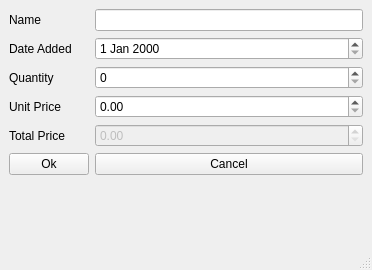
<?xml version="1.0" encoding="UTF-8"?>
<ui version="4.0">
 <class>OrderWindow</class>
 <widget class="QMainWindow" name="OrderWindow">
  <property name="geometry">
   <rect>
    <x>0</x>
    <y>0</y>
    <width>372</width>
    <height>270</height>
   </rect>
  </property>
  <property name="windowTitle">
   <string>manual</string>
  </property>
  <widget class="QWidget" name="centralwidget">
   <layout class="QFormLayout" name="formLayout">
    <item row="0" column="0">
     <widget class="QLabel" name="label">
      <property name="text">
       <string>Name</string>
      </property>
     </widget>
    </item>
    <item row="1" column="0">
     <widget class="QLabel" name="label_2">
      <property name="text">
       <string>Date Added</string>
      </property>
     </widget>
    </item>
    <item row="2" column="0">
     <widget class="QLabel" name="label_3">
      <property name="text">
       <string>Quantity</string>
      </property>
     </widget>
    </item>
    <item row="0" column="1">
     <widget class="QLineEdit" name="nameEdit"/>
    </item>
    <item row="2" column="1">
     <widget class="QSpinBox" name="quantityBox"/>
    </item>
    <item row="3" column="0">
     <widget class="QLabel" name="label_4">
      <property name="text">
       <string>Unit Price</string>
      </property>
     </widget>
    </item>
    <item row="3" column="1">
     <widget class="QDoubleSpinBox" name="unitPriceBox"/>
    </item>
    <item row="4" column="0">
     <widget class="QLabel" name="label_5">
      <property name="text">
       <string>Total Price</string>
      </property>
     </widget>
    </item>
    <item row="4" column="1">
     <widget class="QDoubleSpinBox" name="totalPriceBox">
      <property name="enabled">
       <bool>false</bool>
      </property>
     </widget>
    </item>
    <item row="1" column="1">
     <widget class="QDateEdit" name="dateEdit"/>
    </item>
    <item row="5" column="0">
     <widget class="QPushButton" name="okButton">
      <property name="text">
       <string>Ok</string>
      </property>
     </widget>
    </item>
    <item row="5" column="1">
     <widget class="QPushButton" name="cancelButton">
      <property name="text">
       <string>Cancel</string>
      </property>
     </widget>
    </item>
   </layout>
  </widget>
  <widget class="QMenuBar" name="menubar">
   <property name="geometry">
    <rect>
     <x>0</x>
     <y>0</y>
     <width>372</width>
     <height>22</height>
    </rect>
   </property>
  </widget>
  <widget class="QStatusBar" name="statusbar"/>
 </widget>
 <resources/>
 <connections/>
</ui>
